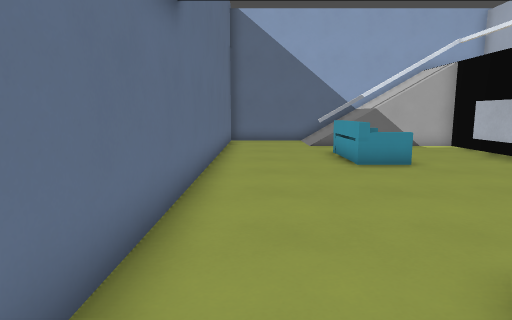
view 1 (above)

12 first-person views from a walk through a 3-D level made in the Godot game engine. The camera is 1.3 m above the floor, tilts 8° down and sees 75° across. The floor is counted in squares, 0.9 m on a side. Each view is taken from the middle of a square. On the plan, view 1 faces up. The plan holds only what a view shows up to about 15 squares ahead; the rest is blank. The place goes on beyond the plan. Surface patterns are stand-ins for the level's own textures.

view 2
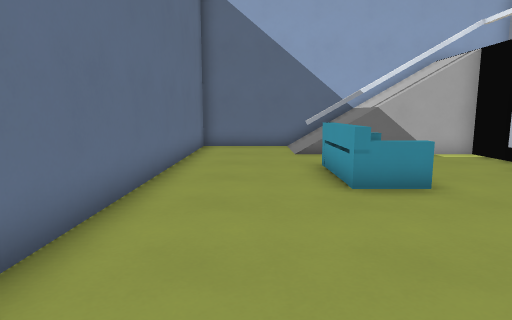

view 3
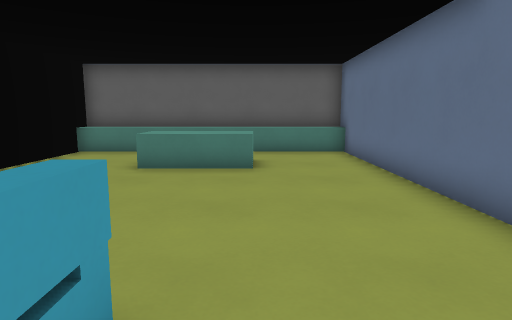

view 4
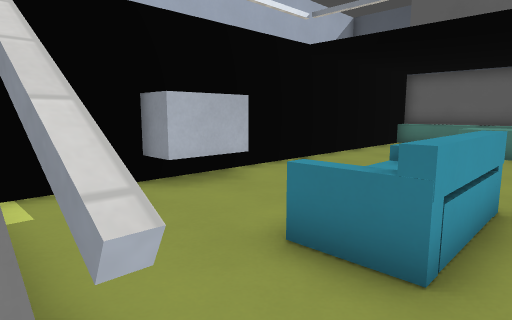

view 5
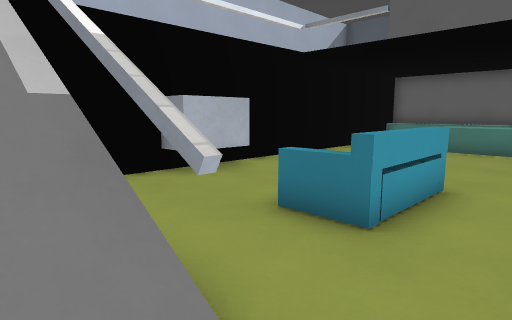

view 6
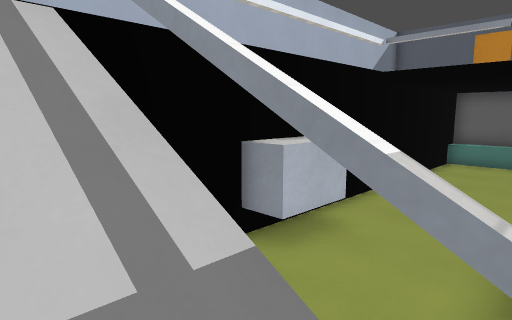

view 7
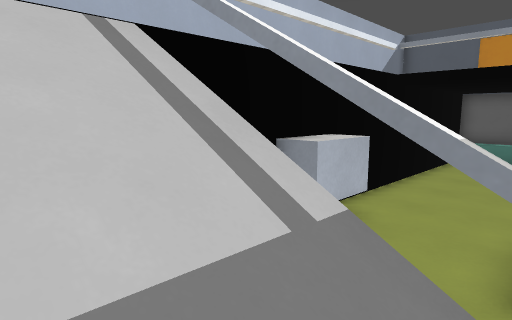

view 8
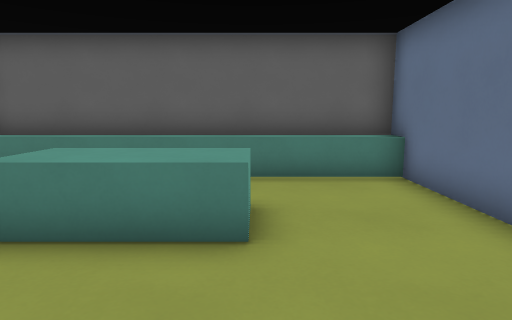

view 9
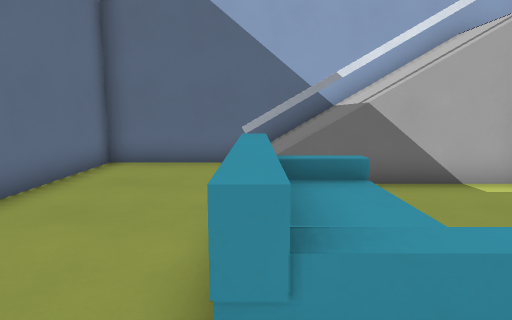

view 10
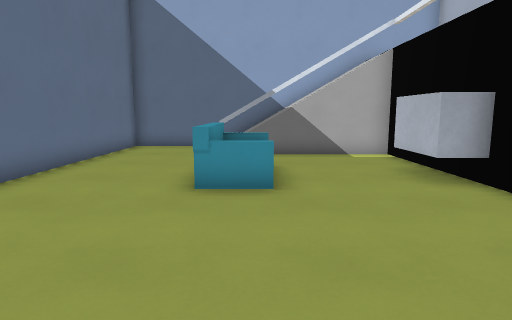

view 11
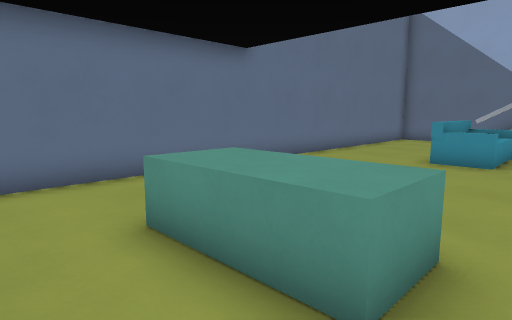

view 12
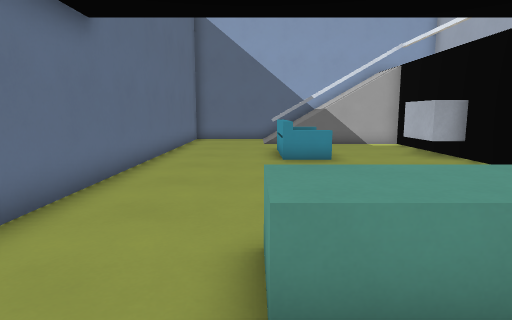

### Floor plan
Key: @ floor where view 1 was taken; # wall or solid block; . floor; / step, stairs or slope; D closed door; = window, fence, low wall or low ledge; ^ raised ledge.
Columns run from 2 left of view 1 to 11 right of it. Each row starts with its distance up from view 1.
 18 ##############
 17 #....///////
 16 #....///////
 15 #....=/////#
 14 #..........#
 13 #..........#
 12 #....^^....#
 11 #....^^...##
 10 #....^^...##
  9 #....^^....
  8 #..........
  7 #..........
  6 #..........
  5 #..........
  4 #..........
  3 #..........
  2 #...^^^^...
  1 #...^^^^...#
  0 #.@........#
 -1 #......D...#
 -2 ######D##DD#

Where each view was taken, in squares from view 1:
view 1: 0 up, 0 right, facing up
view 2: 3 up, 1 right, facing up
view 3: 11 up, 2 right, facing down
view 4: 15 up, 2 right, facing down-right
view 5: 16 up, 1 right, facing down-right
view 6: 16 up, 4 right, facing down-right
view 7: 17 up, 4 right, facing down-right
view 8: 6 up, 2 right, facing down
view 9: 8 up, 3 right, facing up
view 10: 3 up, 4 right, facing up
view 11: 1 down, 6 right, facing up-left
view 12: 1 down, 2 right, facing up
